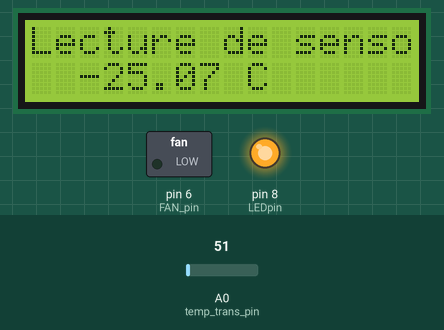
This sketch was run on a simulated Arduino Uno, built with avr-gcc and run on an emulated ATmega328P. Shown: 16×2 character LCD, switched loads named in the sketch (green lamp = pin HIGH), output pins drawn as LEDs (lit = HIGH). Inputs (shaded band) come from the test bench; at power-on: A0 (temp_trans_pin) = 51.

Above: at 3.2 s.
3.3 s: A0 (temp_trans_pin) set to 131
At 10.0 s:
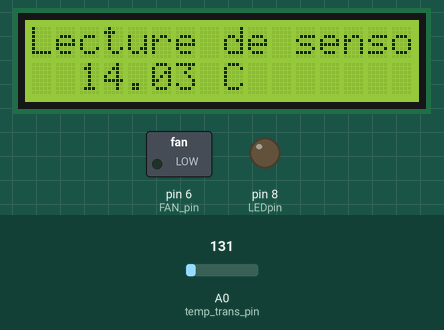
12.6 s: A0 (temp_trans_pin) set to 142
At 15.9 s:
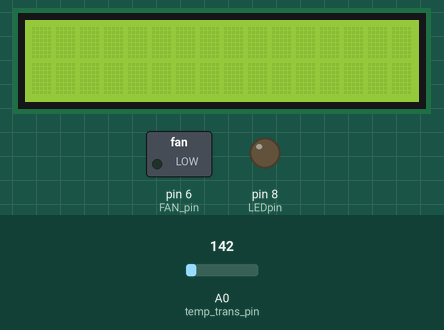
23.6 s: A0 (temp_trans_pin) set to 163
At 27.6 s:
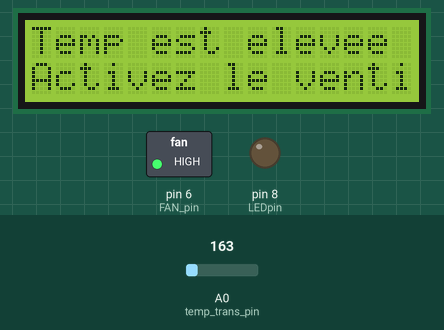
35.8 s: A0 (temp_trans_pin) set to 112
At 41.2 s:
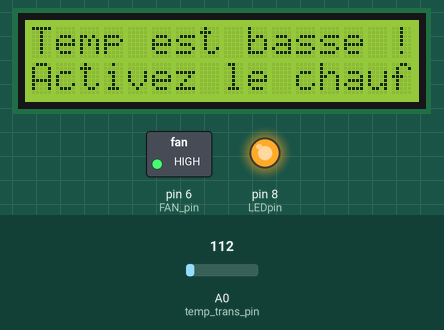
Timing chart, 0 to 48.7 s (numbered marks = the images above; inputs shaded):
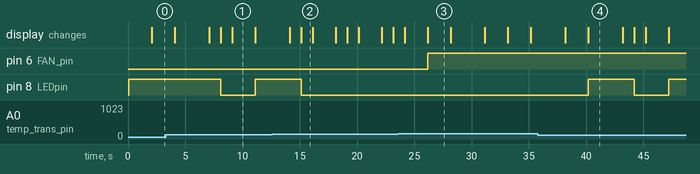

Measured:
- the behaviour switches between 141 and 142 on A0 (temp_trans_pin) (found by bisection; images 1 and 2)
- after the input at 12.6 s, pin 8 (LEDpin): goes on until 15.1 s, then stays LOW
- after the input at 23.6 s, pin 6 (FAN_pin): LOW → HIGH after 2.6 s
- after the input at 35.8 s, pin 8 (LEDpin): LOW → HIGH after 4.4 s, → LOW 4.0 s later, → HIGH 3.0 s later
- what the display in image 1 shows lasts 2.0 s, from 9.1 s to 11.1 s
- what the display in image 2 shows lasts 1.0 s, from 15.1 s to 16.1 s

The sketch:

GesTemps.ino
```cpp
  const int temp_trans_pin = A0, LEDpin = 8, FAN_pin = 6;


   float MinTemp = 19, MaxTemp = 24;


  #include <LiquidCrystal.h>


  LiquidCrystal LCD(12, 11, 5, 4, 3, 2);

  void setup() {


    LCD.begin(16, 2);
    pinMode(LEDpin, OUTPUT);
    pinMode(FAN_pin, OUTPUT);
    digitalWrite(LEDpin, HIGH);


    LCD.print("La temp de la chambre (C):");
    LCD.setCursor(2,1);
    LCD.print(MinTemp); LCD.print("-");LCD.print(MaxTemp);

    delay(2000);
 }


 void loop() {
   float Eqv_volt, SensorTemp;

   Eqv_volt = analogRead(temp_trans_pin) * 5.0 / 1023;
   SensorTemp = 100.0 * Eqv_volt-50.0;


    LCD.clear();
    LCD.print("Lecture de sensor T:");
    LCD.setCursor(2,1);
    LCD.print(SensorTemp); LCD.print(" C");

    delay(2000);


   if(SensorTemp > MaxTemp){
      LCD.clear();
      LCD.print("Temp est elevee !");


      LCD.setCursor(0, 1);LCD.print("Activez le ventilo !");
      for( int i = 0; i <= 255; i++ ) {
        analogWrite(FAN_pin, i);
        SensorTemp=SensorTemp-1;
       }
       delay(2000);

       LCD.clear();
       LCD.print("Temp ok !");
       LCD.setCursor(0, 1);
       LCD.print("Stoppez le ventillo !");


       for( int i = 255; i >= 0; i-- ) {
        analogWrite(LEDpin, i);
       }
        delay(2000);
       }
  else if(SensorTemp < MinTemp){
      LCD.clear();
      LCD.print("Temp est basse !");
      LCD.setCursor(0, 1);
      LCD.print("Activez le chauffage !");


      digitalWrite(LEDpin, HIGH);

      delay(3000);

      LCD.clear();
      LCD.print("Temp ok !");
      LCD.setCursor(0, 1);
      LCD.print("Stoppez le chauffage !");

      delay(1000);

      digitalWrite(LEDpin, LOW);
      LCD.clear();
      }
  else if(SensorTemp > MinTemp && SensorTemp < MaxTemp){
      LCD.clear();
      LCD.print("Temp normale !");
      LCD.setCursor(2,1);
      LCD.print("Ne changez rien ");

      delay(1000);
      LCD.clear();
   }
  else {
      LCD.clear();
      LCD.print("ERROR ! un soucis");
      LCD.setCursor(2,1); LCD.print(" avec les parametres quue vous avez saisi");
      delay(1000);
      LCD.clear();
    }
    delay(1000);
   } 
```
